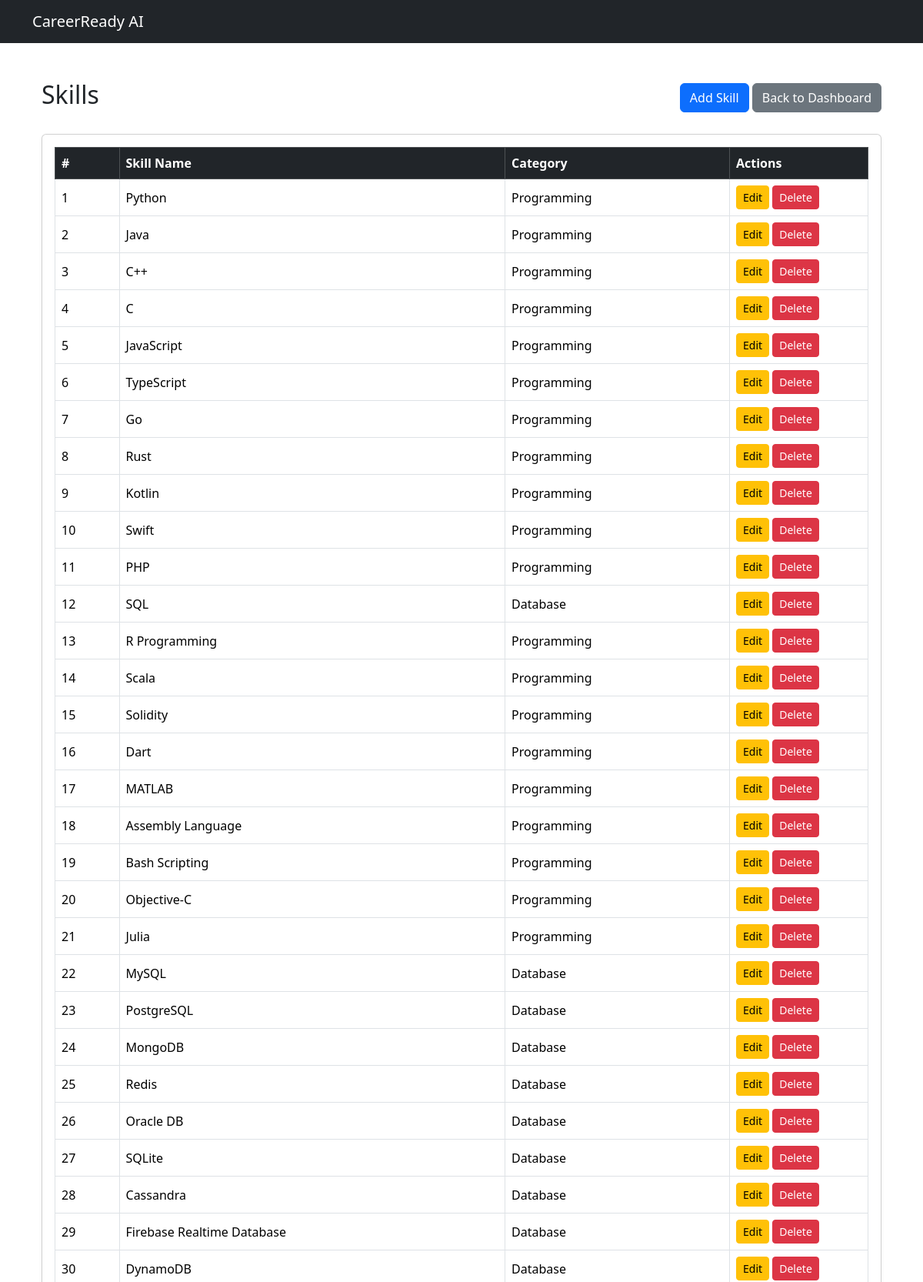
Page /view-skills/ (signed in, upper part) on the committed database.
### career_app/models.py (models this page shows, shortened)
class Skill(models.Model):
    CATEGORY_CHOICES = [
        ('Programming', 'Programming'),
        ('Database', 'Database'),
        ('Web Development', 'Web Development'),
        ('AI/ML', 'AI/ML'),
        ('Cybersecurity', 'Cybersecurity'),
        ('Cloud', 'Cloud'),
        ('Tools', 'Tools'),
        ('Soft Skill', 'Soft Skill'),
    ]
    skill_name = models.CharField(max_length=100, unique=True)
    category = models.CharField(max_length=50, choices=CATEGORY_CHOICES)

### career_app/views.py (the view)
# urls.py: path('view-skills/', views.view_skills, name='view_skills'),
@login_required
def view_skills(request):
    if not request.user.is_staff:
        return redirect('user_dashboard')
    skills = Skill.objects.all()
    return render(request, 'career_app/view_skills.html', {'skills': skills})

### career_app/templates/career_app/view_skills.html (shortened to what this page needs)
{% extends 'career_app/base.html' %}
{% block content %}
<div class="container mt-5">
    <div class="d-flex justify-content-between align-items-center mb-4">
        <h2>Skills</h2>
        <div>
            <a href="{% url 'add_skill' %}" class="btn btn-primary">
                Add Skill
            </a>
            <a href="{% url 'admin_dashboard' %}" class="btn btn-secondary">
                Back to Dashboard
            </a>
        </div>
    </div>
    <div class="card shadow-sm">
        <div class="card-body">
            {% if skills %}
                <div class="table-responsive">
                    <table class="table table-bordered table-hover align-middle">
                        <thead class="table-dark">
                            <tr>
                                <th>#</th>
                                <th>Skill Name</th>
                                <th>Category</th>
                                <th width="180">Actions</th>
                            </tr>
                        </thead>
                        <tbody>
                            {% for skill in skills %}
                                <tr>
                                    <td>{{ forloop.counter }}</td>
                                    <td>{{ skill.skill_name }}</td>
                                    <td>{{ skill.category }}</td>
                                    <td>
                                        <a href="{% url 'edit_skill' skill.id %}"
                                           class="btn btn-warning btn-sm">
                                            Edit
                                        </a>
                                        <a href="{% url 'delete_skill' skill.id %}"
                                           class="btn btn-danger btn-sm">
                                            Delete
                                        </a>
                                    </td>
                                </tr>
                            {% endfor %}
                        </tbody>
                    </table>
                </div>
            {% else %}
                <div class="alert alert-info mb-0">
                    No skills found.
                </div>
            {% endif %}
        </div>
    </div>
</div>
{% endblock %}

### rows in the picture
Skill: skill_name "Python", category "Programming"
Skill: skill_name "Java", category "Programming"
Skill: skill_name "C++", category "Programming"
Skill: skill_name "C", category "Programming"
Skill: skill_name "JavaScript", category "Programming"
Skill: skill_name "TypeScript", category "Programming"
Skill: skill_name "Go", category "Programming"
Skill: skill_name "Rust", category "Programming"
Skill: skill_name "Kotlin", category "Programming"
Skill: skill_name "Swift", category "Programming"
Skill: skill_name "PHP", category "Programming"
Skill: skill_name "SQL", category "Database"
Skill: skill_name "R Programming", category "Programming"
Skill: skill_name "Scala", category "Programming"
Skill: skill_name "Solidity", category "Programming"
Skill: skill_name "Dart", category "Programming"
Skill: skill_name "MATLAB", category "Programming"
Skill: skill_name "Assembly Language", category "Programming"
Skill: skill_name "Bash Scripting", category "Programming"
Skill: skill_name "Objective-C", category "Programming"
Skill: skill_name "Julia", category "Programming"
Skill: skill_name "MySQL", category "Database"
Skill: skill_name "PostgreSQL", category "Database"
Skill: skill_name "MongoDB", category "Database"
Skill: skill_name "Redis", category "Database"
Skill: skill_name "Oracle DB", category "Database"
Skill: skill_name "SQLite", category "Database"
Skill: skill_name "Cassandra", category "Database"
Skill: skill_name "Firebase Realtime Database", category "Database"
Skill: skill_name "DynamoDB", category "Database"
